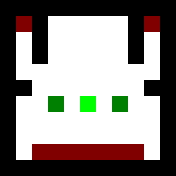

A 2D game scene composited from a Tiled map and its tileset images. What follows is a short description and the map's XML, with every tile layer's data as written:
An orthogonal 11x11 tile map with 16x16 px tiles, 2 tile layers (Layer1, Layer2).

<map version="1.0" orientation="orthogonal" renderorder="right-down" width="11" height="11" tilewidth="16" tileheight="16" nextobjectid="1">
 <tileset firstgid="1" source="Tiles.tsx" />
 <layer name="Layer1" width="11" height="11">
  <data encoding="csv">
1,1,1,1,1,1,1,1,1,1,1,
1,5,1,5,5,5,5,5,1,5,1,
1,5,1,5,5,5,5,5,1,5,1,
1,5,1,5,5,5,5,5,1,5,1,
1,5,5,5,5,5,5,5,5,5,1,
1,1,5,5,5,5,5,5,5,1,1,
1,5,5,5,5,5,5,5,5,5,1,
1,5,5,5,5,5,5,5,5,5,1,
1,5,5,5,5,5,5,5,5,5,1,
1,5,5,5,5,5,5,5,5,5,1,
1,1,1,1,1,1,1,1,1,1,1
</data>
 </layer>
 <layer name="Layer2" width="11" height="11">
  <data encoding="csv">
0,0,0,0,0,0,0,0,0,0,0,
0,3,0,0,0,0,0,0,0,3,0,
0,0,0,0,0,0,0,0,0,0,0,
0,0,0,0,0,0,0,0,0,0,0,
0,0,0,0,0,0,0,0,0,0,0,
0,0,0,0,0,0,0,0,0,0,0,
0,0,0,2,0,4,0,2,0,0,0,
0,0,0,0,0,0,0,0,0,0,0,
0,0,0,0,0,0,0,0,0,0,0,
0,0,3,3,3,3,3,3,3,0,0,
0,0,0,0,0,0,0,0,0,0,0
</data>
 </layer>
</map>